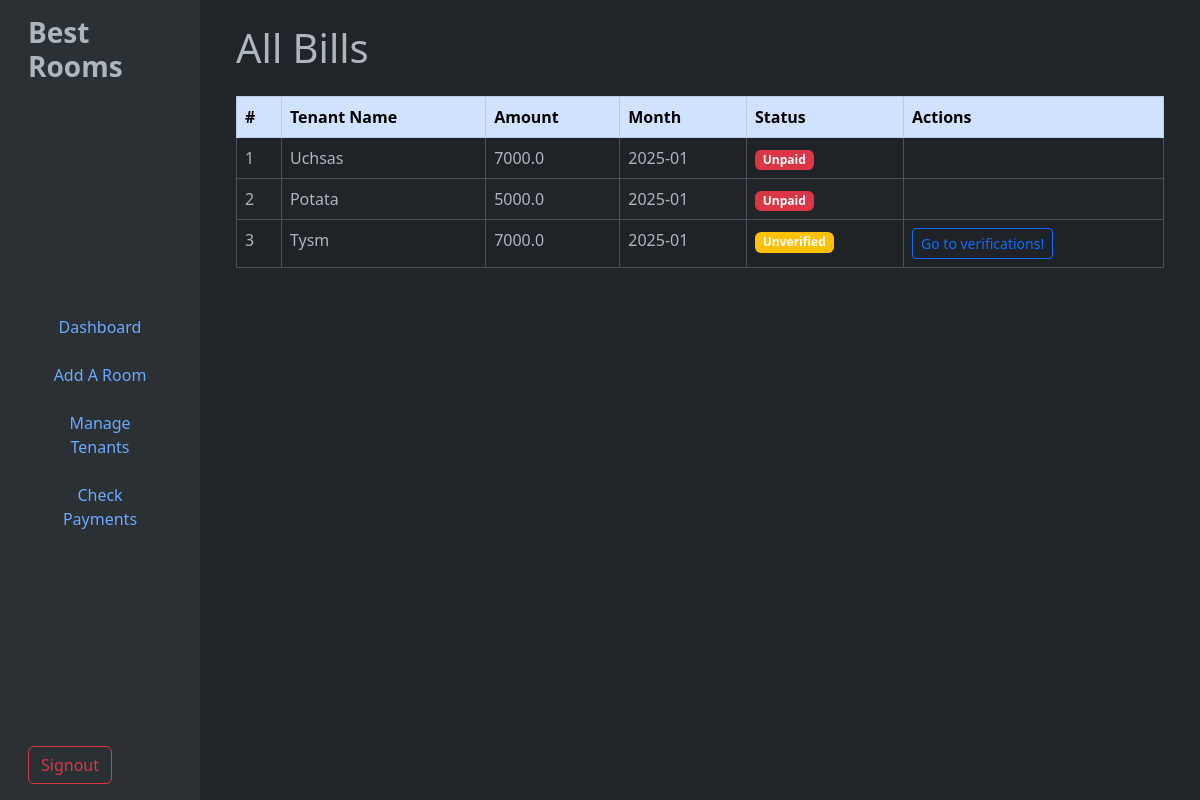
The app's page /seebills/utility with its own data.
### tables this page shows
CREATE TABLE "Payments" (
	"paymentID"	INTEGER,
	"tenantID"	INTEGER NOT NULL,
	"payment"	INT,
	"status"	TEXT NOT NULL,
	"transactionID"	TEXT NOT NULL, `month` TEXT, `amount` TEXT, `type` TEXT,
	PRIMARY KEY("paymentID" AUTOINCREMENT),
	FOREIGN KEY("payment") REFERENCES "Bills"("billID"),
	FOREIGN KEY("tenantID") REFERENCES "Tenants"("tenantID")
);

CREATE TABLE "Tenants" (
	"tenantID"	INTEGER,
	"userID"	INTEGER NOT NULL,
	"name"	TEXT,
	"roomID"	INTEGER,
	"phone"	TEXT,
	PRIMARY KEY("tenantID" AUTOINCREMENT),
	FOREIGN KEY("roomID") REFERENCES "Rooms"("roomID"),
	FOREIGN KEY("userID") REFERENCES "Users"("userID")
);

### app.py (the view)
@app.route('/seebills/<string:billtype>')
def seebills(billtype):
    data = getUnpaidBills(billtype)
    return render_template('seeUnpaidBills.html', bills=data, getTenantName=getTenantName)

### database/admin.py (called while the page is built)
def dbConnect():
    return sqlite3.connect('database/main.db')

def pullFromDB(query):
    connection = dbConnect()
    cursor = connection.cursor()
    cursor.execute(query)
    result = cursor.fetchall()
    connection.close()
    return result

def getUnpaidBills(type):
    result = pullFromDB(f"SELECT * FROM Payments WHERE (status='unpaid' OR status='unverified') AND type='{type}'")
    return result

### database/user.py (called while the page is built)
def getTenantName(tenantID):
    result = pullFromDB(f"SELECT name FROM Tenants WHERE tenantID='{tenantID}'")[0][0]
    return result

### templates/seeUnpaidBills.html (shortened to what this page needs)
{%extends "adminbase.html"%}
{%block content%}
<main class="col-md-9 ms-sm-auto col-lg-10 px-md-4 bg-dark">
<div class="container py-4">
  <h1 class="mb-4">All Bills</h1>
  <div class="table-responsive">
    <table class="table table-striped table-bordered">
      <thead class="table-primary">
        <tr>
          <th>#</th>
          <th>Tenant Name</th>
          <th>Amount</th>
          <th>Month</th>
          <th>Status</th>
          <th>Actions</th>
        </tr>
      </thead>
      <tbody>
        {% for bill in bills %}
        <tr>
          <td>{{ loop.index }}</td>
          <td>{{ getTenantName(bill[1]) }}</td>
          <td>{{ bill[6] }}</td>
          <td>{{ bill[5] }}</td>
          <td>
            {% if bill[3] == 'unpaid' %}
            <span class="badge bg-danger">Unpaid</span>
            {% elif bill[3] == 'unverified' %}
            <span class="badge bg-warning">Unverified</span>
            {% endif %}
          </td>
          <td>
            {% if bill[3] == 'unverified' %}
            <div class="d-flex gap-2">
              <a href="/unverifiedbills" class="btn btn-sm btn-outline-primary">Go to verifications!</a>
            </div>
            {% endif %}
          </td>
        </tr>
        {% else %}
        <tr>
          <td colspan="6" class="text-center">No bills found.</td>
        </tr>
        {% endfor %}
      </tbody>
    </table>
  </div>
</div>
</main>
{% endblock %}

### records on screen
Payments: tenantID.name "Uchsas", amount "7000.0", month "2025-01", status "Unpaid"
Payments: tenantID.name "Potata", amount "5000.0", month "2025-01", status "Unpaid"
Payments: tenantID.name "Tysm", amount "7000.0", month "2025-01", status "Unverified"
